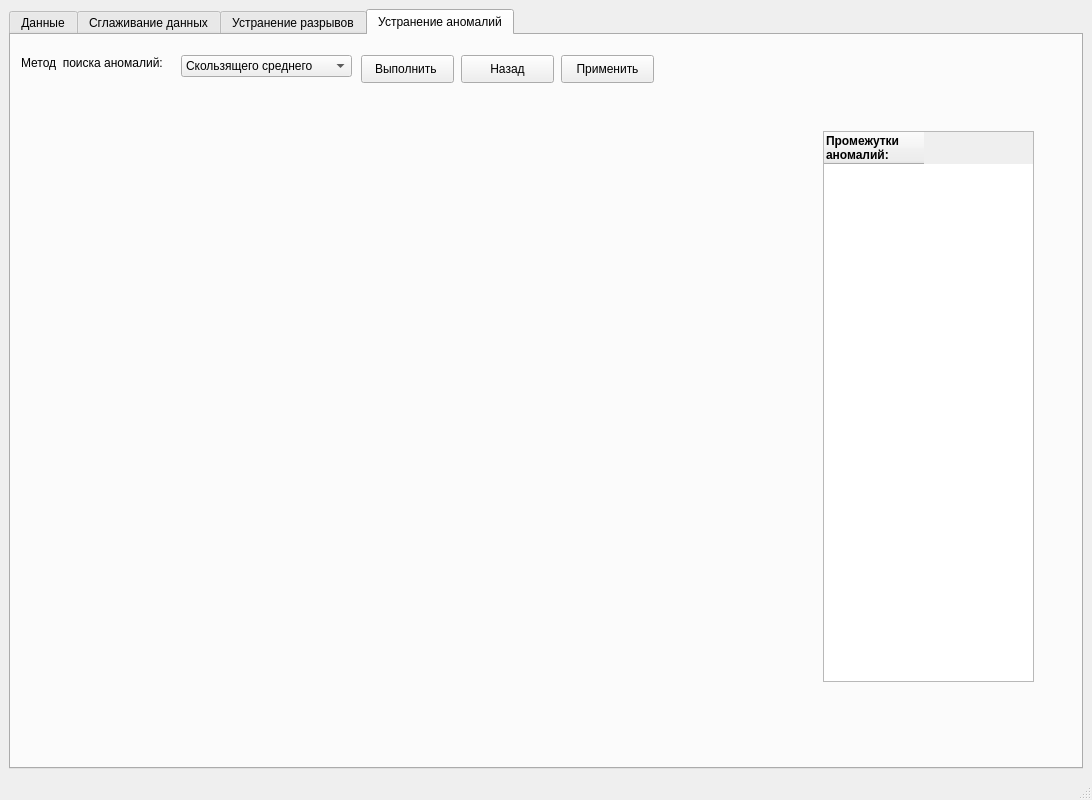
<?xml version="1.0" encoding="UTF-8"?>
<ui version="4.0">
 <class>MainWindow</class>
 <widget class="QMainWindow" name="MainWindow">
  <property name="geometry">
   <rect>
    <x>0</x>
    <y>0</y>
    <width>1092</width>
    <height>800</height>
   </rect>
  </property>
  <property name="windowTitle">
   <string>MainWindow</string>
  </property>
  <widget class="QWidget" name="centralwidget">
   <layout class="QGridLayout" name="gridLayout_2">
    <item row="0" column="0">
     <layout class="QGridLayout" name="gridLayout">
      <property name="sizeConstraint">
       <enum>QLayout::SetDefaultConstraint</enum>
      </property>
      <item row="0" column="0">
       <widget class="QTabWidget" name="tabWidget">
        <property name="currentIndex">
         <number>3</number>
        </property>
        <widget class="QWidget" name="tab">
         <attribute name="title">
          <string>Данные</string>
         </attribute>
         <widget class="QLabel" name="label">
          <property name="geometry">
           <rect>
            <x>860</x>
            <y>20</y>
            <width>167</width>
            <height>28</height>
           </rect>
          </property>
          <property name="text">
           <string> Файл с коротажной прямой</string>
          </property>
         </widget>
         <widget class="QPushButton" name="open_dialog">
          <property name="geometry">
           <rect>
            <x>860</x>
            <y>50</y>
            <width>181</width>
            <height>61</height>
           </rect>
          </property>
          <property name="text">
           <string>Выбрать файл</string>
          </property>
         </widget>
         <widget class="QTreeWidget" name="list_signals">
          <property name="geometry">
           <rect>
            <x>10</x>
            <y>20</y>
            <width>801</width>
            <height>681</height>
           </rect>
          </property>
          <column>
           <property name="text">
            <string>Название листа:</string>
           </property>
          </column>
         </widget>
         <widget class="QLineEdit" name="signal_name">
          <property name="geometry">
           <rect>
            <x>860</x>
            <y>160</y>
            <width>171</width>
            <height>31</height>
           </rect>
          </property>
         </widget>
         <widget class="QPushButton" name="set_signal">
          <property name="geometry">
           <rect>
            <x>860</x>
            <y>200</y>
            <width>171</width>
            <height>61</height>
           </rect>
          </property>
          <property name="text">
           <string>Добавить</string>
          </property>
         </widget>
         <widget class="QPushButton" name="save_file">
          <property name="geometry">
           <rect>
            <x>870</x>
            <y>650</y>
            <width>171</width>
            <height>61</height>
           </rect>
          </property>
          <property name="text">
           <string>Сохранить</string>
          </property>
         </widget>
         <widget class="QLabel" name="label_13">
          <property name="geometry">
           <rect>
            <x>860</x>
            <y>140</y>
            <width>171</width>
            <height>16</height>
           </rect>
          </property>
          <property name="text">
           <string>Текущий сигнал:</string>
          </property>
         </widget>
         <widget class="QLabel" name="label_14">
          <property name="geometry">
           <rect>
            <x>870</x>
            <y>270</y>
            <width>171</width>
            <height>21</height>
           </rect>
          </property>
          <property name="text">
           <string>&lt;!DOCTYPE HTML PUBLIC &quot;-//W3C//DTD HTML 4.0//EN&quot; &quot;http://www.w3.org/TR/REC-html40/strict.dtd&quot;&gt;
&lt;html&gt;&lt;head&gt;&lt;meta name=&quot;qrichtext&quot; content=&quot;1&quot; /&gt;&lt;style type=&quot;text/css&quot;&gt;
p, li { white-space: pre-wrap; }
&lt;/style&gt;&lt;/head&gt;&lt;body style=&quot; font-family:'MS Shell Dlg 2'; font-size:8pt; font-weight:400; font-style:normal;&quot;&gt;
&lt;p style=&quot; margin-top:0px; margin-bottom:0px; margin-left:0px; margin-right:0px; -qt-block-indent:0; text-indent:0px;&quot;&gt;Выбранные сигналы:&lt;/p&gt;
&lt;p style=&quot;-qt-paragraph-type:empty; margin-top:0px; margin-bottom:0px; margin-left:0px; margin-right:0px; -qt-block-indent:0; text-indent:0px;&quot;&gt;&lt;br /&gt;&lt;/p&gt;&lt;/body&gt;&lt;/html&gt;</string>
          </property>
         </widget>
         <widget class="QTableWidget" name="buffer_signals">
          <property name="geometry">
           <rect>
            <x>870</x>
            <y>290</y>
            <width>171</width>
            <height>281</height>
           </rect>
          </property>
          <property name="defaultDropAction">
           <enum>Qt::IgnoreAction</enum>
          </property>
          <column>
           <property name="text">
            <string>Сигналы:</string>
           </property>
           <property name="font">
            <font>
             <weight>75</weight>
             <bold>true</bold>
            </font>
           </property>
           <property name="textAlignment">
            <set>AlignLeading|AlignVCenter</set>
           </property>
          </column>
         </widget>
        </widget>
        <widget class="QWidget" name="tab_2">
         <attribute name="title">
          <string>Сглаживание данных</string>
         </attribute>
         <widget class="QComboBox" name="comboBox">
          <property name="geometry">
           <rect>
            <x>30</x>
            <y>50</y>
            <width>171</width>
            <height>22</height>
           </rect>
          </property>
          <item>
           <property name="text">
            <string>Скользящего среднего</string>
           </property>
          </item>
         </widget>
         <widget class="QLabel" name="label_2">
          <property name="geometry">
           <rect>
            <x>30</x>
            <y>30</y>
            <width>131</width>
            <height>16</height>
           </rect>
          </property>
          <property name="text">
           <string>Метод сглаживание:</string>
          </property>
         </widget>
         <widget class="QPushButton" name="pushButton_6">
          <property name="geometry">
           <rect>
            <x>210</x>
            <y>50</y>
            <width>93</width>
            <height>28</height>
           </rect>
          </property>
          <property name="text">
           <string>Выполнить </string>
          </property>
         </widget>
         <widget class="QPushButton" name="pushButton_8">
          <property name="geometry">
           <rect>
            <x>310</x>
            <y>50</y>
            <width>93</width>
            <height>28</height>
           </rect>
          </property>
          <property name="text">
           <string>Назад</string>
          </property>
         </widget>
         <widget class="QPushButton" name="pushButton_29">
          <property name="geometry">
           <rect>
            <x>410</x>
            <y>50</y>
            <width>93</width>
            <height>28</height>
           </rect>
          </property>
          <property name="text">
           <string>Применить</string>
          </property>
         </widget>
         <widget class="QWidget" name="smoothing_widget" native="true">
          <property name="geometry">
           <rect>
            <x>29</x>
            <y>109</y>
            <width>981</width>
            <height>581</height>
           </rect>
          </property>
         </widget>
        </widget>
        <widget class="QWidget" name="tab_4">
         <attribute name="title">
          <string>Устранение разрывов</string>
         </attribute>
         <widget class="QLabel" name="label_3">
          <property name="geometry">
           <rect>
            <x>10</x>
            <y>20</y>
            <width>121</width>
            <height>16</height>
           </rect>
          </property>
          <property name="text">
           <string>Показать разрывы:</string>
          </property>
         </widget>
         <widget class="QPushButton" name="pushButton_2">
          <property name="geometry">
           <rect>
            <x>140</x>
            <y>10</y>
            <width>93</width>
            <height>28</height>
           </rect>
          </property>
          <property name="text">
           <string>Да</string>
          </property>
         </widget>
         <widget class="QLabel" name="label_6">
          <property name="geometry">
           <rect>
            <x>10</x>
            <y>40</y>
            <width>141</width>
            <height>16</height>
           </rect>
          </property>
          <property name="text">
           <string>Метод востановление:</string>
          </property>
         </widget>
         <widget class="QComboBox" name="comboBox_2">
          <property name="geometry">
           <rect>
            <x>150</x>
            <y>40</y>
            <width>191</width>
            <height>22</height>
           </rect>
          </property>
         </widget>
         <widget class="QPushButton" name="pushButton_5">
          <property name="geometry">
           <rect>
            <x>350</x>
            <y>40</y>
            <width>93</width>
            <height>28</height>
           </rect>
          </property>
          <property name="text">
           <string>Выполнить </string>
          </property>
         </widget>
         <widget class="QPushButton" name="pushButton_9">
          <property name="geometry">
           <rect>
            <x>240</x>
            <y>10</y>
            <width>93</width>
            <height>28</height>
           </rect>
          </property>
          <property name="text">
           <string>Нет </string>
          </property>
         </widget>
         <widget class="QPushButton" name="pushButton_11">
          <property name="geometry">
           <rect>
            <x>450</x>
            <y>40</y>
            <width>93</width>
            <height>28</height>
           </rect>
          </property>
          <property name="text">
           <string>Назад</string>
          </property>
         </widget>
         <widget class="QPushButton" name="pushButton_28">
          <property name="geometry">
           <rect>
            <x>550</x>
            <y>40</y>
            <width>93</width>
            <height>28</height>
           </rect>
          </property>
          <property name="text">
           <string>Применить</string>
          </property>
         </widget>
         <widget class="QWidget" name="eliminating_gaps_widget" native="true">
          <property name="geometry">
           <rect>
            <x>19</x>
            <y>99</y>
            <width>801</width>
            <height>601</height>
           </rect>
          </property>
         </widget>
         <widget class="QTableWidget" name="tableWidget">
          <property name="geometry">
           <rect>
            <x>840</x>
            <y>100</y>
            <width>211</width>
            <height>591</height>
           </rect>
          </property>
          <column>
           <property name="text">
            <string>Промежутки
разрывов:
</string>
           </property>
           <property name="font">
            <font>
             <weight>75</weight>
             <italic>false</italic>
             <bold>true</bold>
             <strikeout>false</strikeout>
             <kerning>true</kerning>
            </font>
           </property>
           <property name="textAlignment">
            <set>AlignLeading|AlignTop</set>
           </property>
          </column>
         </widget>
         <zorder>label_6</zorder>
         <zorder>comboBox_2</zorder>
         <zorder>pushButton_5</zorder>
         <zorder>label_3</zorder>
         <zorder>pushButton_2</zorder>
         <zorder>pushButton_9</zorder>
         <zorder>pushButton_11</zorder>
         <zorder>pushButton_28</zorder>
         <zorder>eliminating_gaps_widget</zorder>
         <zorder>tableWidget</zorder>
        </widget>
        <widget class="QWidget" name="tab_3">
         <attribute name="title">
          <string>Устранение аномалий</string>
         </attribute>
         <widget class="QLabel" name="label_5">
          <property name="geometry">
           <rect>
            <x>10</x>
            <y>20</y>
            <width>161</width>
            <height>16</height>
           </rect>
          </property>
          <property name="text">
           <string>Метод  поиска аномалий:</string>
          </property>
         </widget>
         <widget class="QComboBox" name="comboBox_3">
          <property name="geometry">
           <rect>
            <x>170</x>
            <y>20</y>
            <width>171</width>
            <height>22</height>
           </rect>
          </property>
          <item>
           <property name="text">
            <string>Скользящего среднего</string>
           </property>
          </item>
         </widget>
         <widget class="QPushButton" name="pushButton_7">
          <property name="geometry">
           <rect>
            <x>350</x>
            <y>20</y>
            <width>93</width>
            <height>28</height>
           </rect>
          </property>
          <property name="text">
           <string>Выполнить </string>
          </property>
         </widget>
         <widget class="QWidget" name="widget_3" native="true">
          <property name="geometry">
           <rect>
            <x>30</x>
            <y>90</y>
            <width>1001</width>
            <height>561</height>
           </rect>
          </property>
          <widget class="QTabWidget" name="tabWidget_2">
           <property name="geometry">
            <rect>
             <x>-40</x>
             <y>-110</y>
             <width>1074</width>
             <height>751</height>
            </rect>
           </property>
           <property name="currentIndex">
            <number>3</number>
           </property>
           <widget class="QWidget" name="tab_5">
            <attribute name="title">
             <string>Данные</string>
            </attribute>
            <widget class="QLabel" name="label_7">
             <property name="geometry">
              <rect>
               <x>0</x>
               <y>0</y>
               <width>167</width>
               <height>28</height>
              </rect>
             </property>
             <property name="text">
              <string> Файл с коротажной прямой</string>
             </property>
            </widget>
            <widget class="QLineEdit" name="lineEdit_3">
             <property name="geometry">
              <rect>
               <x>0</x>
               <y>20</y>
               <width>820</width>
               <height>22</height>
              </rect>
             </property>
            </widget>
            <widget class="QPushButton" name="pushButton_13">
             <property name="geometry">
              <rect>
               <x>820</x>
               <y>20</y>
               <width>94</width>
               <height>28</height>
              </rect>
             </property>
             <property name="text">
              <string>Выбрать файл</string>
             </property>
            </widget>
            <widget class="QTreeWidget" name="treeWidget_2">
             <property name="geometry">
              <rect>
               <x>10</x>
               <y>60</y>
               <width>801</width>
               <height>641</height>
              </rect>
             </property>
             <column>
              <property name="text">
               <string>Название листа:</string>
              </property>
             </column>
             <item>
              <property name="text">
               <string>eqweq</string>
              </property>
              <item>
               <property name="text">
                <string>New Subitem</string>
               </property>
              </item>
             </item>
            </widget>
            <widget class="QLineEdit" name="lineEdit_4">
             <property name="geometry">
              <rect>
               <x>820</x>
               <y>60</y>
               <width>113</width>
               <height>22</height>
              </rect>
             </property>
            </widget>
            <widget class="QPushButton" name="pushButton_14">
             <property name="geometry">
              <rect>
               <x>950</x>
               <y>60</y>
               <width>101</width>
               <height>28</height>
              </rect>
             </property>
             <property name="text">
              <string>Выбрать сигнал</string>
             </property>
            </widget>
           </widget>
           <widget class="QWidget" name="tab_6">
            <attribute name="title">
             <string>Сглаживание данных</string>
            </attribute>
            <widget class="QComboBox" name="comboBox_4">
             <property name="geometry">
              <rect>
               <x>170</x>
               <y>30</y>
               <width>73</width>
               <height>22</height>
              </rect>
             </property>
            </widget>
            <widget class="QLabel" name="label_8">
             <property name="geometry">
              <rect>
               <x>30</x>
               <y>30</y>
               <width>131</width>
               <height>16</height>
              </rect>
             </property>
             <property name="text">
              <string>Метод сглаживание:</string>
             </property>
            </widget>
            <widget class="QPushButton" name="pushButton_15">
             <property name="geometry">
              <rect>
               <x>250</x>
               <y>30</y>
               <width>93</width>
               <height>28</height>
              </rect>
             </property>
             <property name="text">
              <string>Выполнить </string>
             </property>
            </widget>
            <widget class="QWidget" name="widget_4" native="true">
             <property name="geometry">
              <rect>
               <x>40</x>
               <y>100</y>
               <width>1001</width>
               <height>561</height>
              </rect>
             </property>
            </widget>
            <widget class="QPushButton" name="pushButton_16">
             <property name="geometry">
              <rect>
               <x>350</x>
               <y>30</y>
               <width>93</width>
               <height>28</height>
              </rect>
             </property>
             <property name="text">
              <string>Назад</string>
             </property>
            </widget>
           </widget>
           <widget class="QWidget" name="tab_7">
            <attribute name="title">
             <string>Устранение разрывов</string>
            </attribute>
            <widget class="QLabel" name="label_9">
             <property name="geometry">
              <rect>
               <x>20</x>
               <y>10</y>
               <width>121</width>
               <height>16</height>
              </rect>
             </property>
             <property name="text">
              <string>Выделить разрывы</string>
             </property>
            </widget>
            <widget class="QLabel" name="label_10">
             <property name="geometry">
              <rect>
               <x>20</x>
               <y>40</y>
               <width>121</width>
               <height>16</height>
              </rect>
             </property>
             <property name="text">
              <string>Устранить разрывы</string>
             </property>
            </widget>
            <widget class="QPushButton" name="pushButton_17">
             <property name="geometry">
              <rect>
               <x>140</x>
               <y>10</y>
               <width>93</width>
               <height>28</height>
              </rect>
             </property>
             <property name="text">
              <string>Выполнить </string>
             </property>
            </widget>
            <widget class="QPushButton" name="pushButton_18">
             <property name="geometry">
              <rect>
               <x>140</x>
               <y>40</y>
               <width>93</width>
               <height>28</height>
              </rect>
             </property>
             <property name="text">
              <string>Выполнить </string>
             </property>
            </widget>
            <widget class="QLabel" name="label_11">
             <property name="geometry">
              <rect>
               <x>20</x>
               <y>80</y>
               <width>141</width>
               <height>16</height>
              </rect>
             </property>
             <property name="text">
              <string>Метод востановление:</string>
             </property>
            </widget>
            <widget class="QComboBox" name="comboBox_5">
             <property name="geometry">
              <rect>
               <x>160</x>
               <y>80</y>
               <width>73</width>
               <height>22</height>
              </rect>
             </property>
            </widget>
            <widget class="QPushButton" name="pushButton_19">
             <property name="geometry">
              <rect>
               <x>250</x>
               <y>80</y>
               <width>93</width>
               <height>28</height>
              </rect>
             </property>
             <property name="text">
              <string>Выполнить </string>
             </property>
            </widget>
            <widget class="QWidget" name="widget_5" native="true">
             <property name="geometry">
              <rect>
               <x>39</x>
               <y>129</y>
               <width>1001</width>
               <height>561</height>
              </rect>
             </property>
            </widget>
            <widget class="QPushButton" name="pushButton_20">
             <property name="geometry">
              <rect>
               <x>240</x>
               <y>10</y>
               <width>93</width>
               <height>28</height>
              </rect>
             </property>
             <property name="text">
              <string>Назад</string>
             </property>
            </widget>
            <widget class="QPushButton" name="pushButton_21">
             <property name="geometry">
              <rect>
               <x>240</x>
               <y>40</y>
               <width>93</width>
               <height>28</height>
              </rect>
             </property>
             <property name="text">
              <string>Назад</string>
             </property>
            </widget>
            <widget class="QPushButton" name="pushButton_22">
             <property name="geometry">
              <rect>
               <x>350</x>
               <y>80</y>
               <width>93</width>
               <height>28</height>
              </rect>
             </property>
             <property name="text">
              <string>Назад</string>
             </property>
            </widget>
           </widget>
           <widget class="QWidget" name="tab_8">
            <attribute name="title">
             <string>Устранение аномалий</string>
            </attribute>
            <widget class="QLabel" name="label_12">
             <property name="geometry">
              <rect>
               <x>10</x>
               <y>20</y>
               <width>161</width>
               <height>16</height>
              </rect>
             </property>
             <property name="text">
              <string>Метод  поиска аномалий:</string>
             </property>
            </widget>
            <widget class="QComboBox" name="comboBox_6">
             <property name="geometry">
              <rect>
               <x>170</x>
               <y>20</y>
               <width>171</width>
               <height>22</height>
              </rect>
             </property>
             <item>
              <property name="text">
               <string>Скользящего среднего</string>
              </property>
             </item>
            </widget>
            <widget class="QPushButton" name="pushButton_23">
             <property name="geometry">
              <rect>
               <x>350</x>
               <y>20</y>
               <width>93</width>
               <height>28</height>
              </rect>
             </property>
             <property name="text">
              <string>Выполнить </string>
             </property>
            </widget>
            <widget class="QPushButton" name="pushButton_24">
             <property name="geometry">
              <rect>
               <x>450</x>
               <y>20</y>
               <width>93</width>
               <height>28</height>
              </rect>
             </property>
             <property name="text">
              <string>Назад</string>
             </property>
            </widget>
            <widget class="QWidget" name="anomaly_search_widget" native="true">
             <property name="geometry">
              <rect>
               <x>20</x>
               <y>80</y>
               <width>791</width>
               <height>601</height>
              </rect>
             </property>
            </widget>
            <widget class="QTableWidget" name="tableWidget_2">
             <property name="geometry">
              <rect>
               <x>820</x>
               <y>90</y>
               <width>211</width>
               <height>551</height>
              </rect>
             </property>
             <column>
              <property name="text">
               <string>Промежутки 
аномалий:</string>
              </property>
              <property name="font">
               <font>
                <pointsize>9</pointsize>
                <weight>75</weight>
                <bold>true</bold>
                <strikeout>false</strikeout>
                <stylestrategy>PreferAntialias</stylestrategy>
               </font>
              </property>
              <property name="textAlignment">
               <set>AlignLeading|AlignTop</set>
              </property>
             </column>
            </widget>
           </widget>
          </widget>
         </widget>
         <widget class="QPushButton" name="pushButton_12">
          <property name="geometry">
           <rect>
            <x>450</x>
            <y>20</y>
            <width>93</width>
            <height>28</height>
           </rect>
          </property>
          <property name="text">
           <string>Назад</string>
          </property>
         </widget>
         <widget class="QPushButton" name="pushButton_25">
          <property name="geometry">
           <rect>
            <x>550</x>
            <y>20</y>
            <width>93</width>
            <height>28</height>
           </rect>
          </property>
          <property name="text">
           <string>Применить</string>
          </property>
         </widget>
        </widget>
       </widget>
      </item>
     </layout>
    </item>
   </layout>
  </widget>
  <widget class="QStatusBar" name="statusbar"/>
 </widget>
 <resources/>
 <connections/>
</ui>
